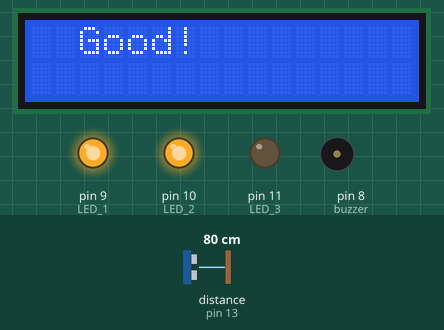
Simulated run of this sketch. Board: Arduino Uno, built with avr-gcc and run on an emulated ATmega328P. On the bench: 16×2 character LCD, output pins drawn as LEDs (lit = HIGH), buzzer (waves = sounding). Wiring (inferred from the names in the program): ultrasonic range finder: trigger pin 12; echo pin 13. The test bench sets the inputs (shaded band); at power-on: distance to the obstacle (sensor on pin 13) 80 cm. The echo pulse lasts 58.3 µs per cm; pins used as bus, display or sensor lines are not drawn.

Above: at 1.2 s.
1.3 s: distance to the obstacle (sensor on pin 13) set to 13 cm
4.4 s: distance to the obstacle (sensor on pin 13) set to 10 cm
At 5.0 s:
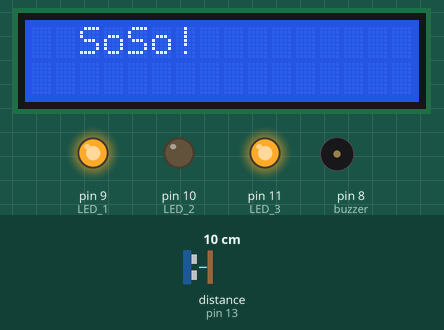
7.1 s: distance to the obstacle (sensor on pin 13) set to 8 cm
8.6 s: distance to the obstacle (sensor on pin 13) set to 5 cm
At 10.0 s:
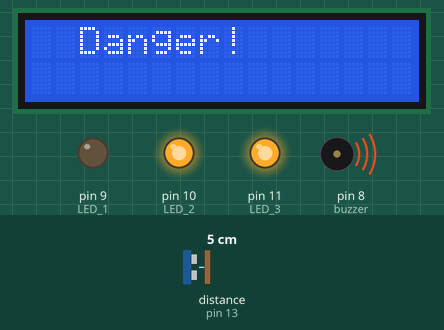
At 11.0 s:
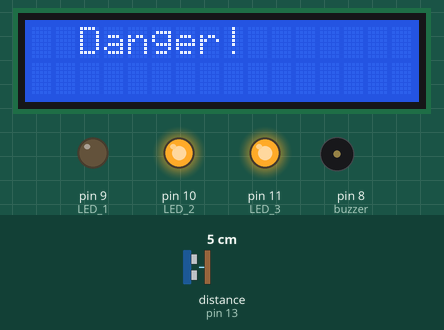
Timing chart, 0 to 12.7 s (numbered marks = the images above; inputs shaded):
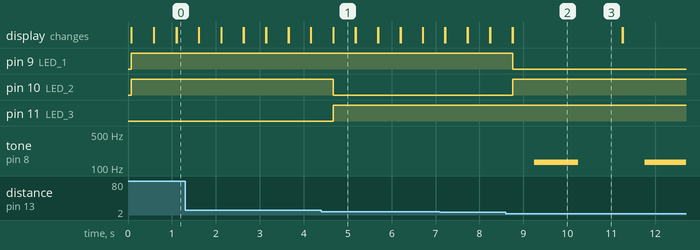

The sketch:

kit_proto_v1_1.ino
```cpp
#include <LiquidCrystal_I2C.h>
LiquidCrystal_I2C lcd(0x27,16,2);  // (주소값, 16x2 디스플레이)
int trig = 12;
int echo = 13;
int buzzer = 8;

int LED_1 = 9;
int LED_2 = 10;
int LED_3 = 11;

void setup() {

  Serial.begin(9600); //PC모니터로 센서값을 확인하기위해서 시리얼 통신정의
                      //시리얼 통신을 이용해 PC모니터로 데이터 값을 확인하는 부분은 자주사용되기 때문에
                      //필수교육 필요
  /*초음파 핀설정*/
  // pinMode(7, OUTPUT);
  // pinMode(8, INPUT);

  pinMode(trig, OUTPUT);
  pinMode(echo, INPUT);

  /*LCD 핀설정 부분*/
  lcd.init(); // lcd 객체 초기화
  lcd.clear();  // 화면 지우고 커서를 왼쪽 상단 모서리로 옮김
  lcd.backlight();  	// 백라이트 on

  /*LED핀설정 부분*/

  pinMode(LED_1, OUTPUT);
  pinMode(LED_2, OUTPUT);
  pinMode(LED_3, OUTPUT);
  //pinMode(12, OUTPUT);

  /*buz핀 설정부분*/
  pinMode(buzzer, OUTPUT);
}

void loop(){

  long duration, distance;

  digitalWrite(trig, LOW);
  delayMicroseconds(2);
  digitalWrite(trig, HIGH);
  delayMicroseconds(10);
  digitalWrite(trig, LOW);

  duration = pulseIn (echo, HIGH); //물체에 반사되어돌아온 초음파의 시간을 변수에 저장합니다.

  //34000*초음파가 물체로 부터 반사되어 돌아오는시간 /1000000 / 2(왕복값이아니라 편도값이기때문에 나누기2를 해줍니다.)
 //초음파센서의 거리값이 위 계산값과 동일하게 Cm로 환산되는 계산공식 입니다. 수식이 간단해지도록 적용했습니다.
  distance = duration * 17 / 1000;

  if (distance <= 5){ //5cm 이하일 시
    lcd.setCursor(2,0);   // 커서 옮김. 0행에 2열
    lcd.print("Danger!");
    //lcd.clear();            // LCD에 표시된 내용 지우기
    digitalWrite(LED_1,LOW); // 빨간색 LED점등
    digitalWrite(LED_2,HIGH);
    digitalWrite(LED_3,HIGH);
    delay(500);

    // 부저

    tone(buzzer, 131);
    delay(1000);
    noTone(buzzer);
    delay(1000);

    lcd.clear();
  }
  else if (distance > 5 && distance <=10){ //5cm 초과 10cm 이하일 시
    lcd.setCursor(2,0);   // 커서 옮김. 0행에 2열
    lcd.print("SoSo!");
    //lcd.clear();            // LCD에 표시된 내용 지우기
    digitalWrite(LED_1,HIGH);
    digitalWrite(LED_2,LOW); // 녹색 LED점등
    digitalWrite(LED_3,HIGH);
    delay(500);
    lcd.clear();
  }
  else {
    lcd.setCursor(2,0);   //10cm 초과일시
    lcd.print("Good!");
    //lcd.clear();            // LCD에 표시된 내용 지우기
    digitalWrite(LED_1,HIGH);
    digitalWrite(LED_2,HIGH);
    digitalWrite(LED_3,LOW);  // 파란색 LED점등
    delay(500);
    lcd.clear();
  }

  //PC모니터로 초음파 거리값을 확인 하는 코드 입니다.

   //시리얼 모니터 부분
  // Serial.print("Duration : ");
  // Serial.println(duration ); //초음파가 반사되어 돌아오는 시간을 보여줍니다.
  // Serial.print("DIstance : ");
  // Serial.print(distance); //측정된 물체로부터 거리값(cm값)을 보여줍니다.
  // Serial.println(" Cm");
  // Serial.println("");
  // delay(1000); //1초마다 측정값을 보여줍니다.
}
```

Measured:
- the behaviour switches between 12 and 11 cm on distance to the obstacle (sensor on pin 13) (found by bisection; images 0 and 1)
- the behaviour switches between 7 and 6 cm on distance to the obstacle (sensor on pin 13) (found by bisection; images 1 and 2)
- after the input at 4.4 s, pin 10 (LED_2): HIGH → LOW after 0.27 s; pin 11 (LED_3): LOW → HIGH after 0.27 s; the display: first differs from a run without the input after 0.27 s (image 1)
- after the input at 8.6 s, pin 9 (LED_1): HIGH → LOW after 0.15 s; pin 10 (LED_2): LOW → HIGH after 0.15 s; tone on pin 8 (buzzer): silent → 131 Hz after 0.65 s, → silent 1.0 s later, → 131 Hz 1.5 s later; the display: first differs from a run without the input after 0.15 s (image 2)
- what the display in image 1 shows lasts 0.5 s, from 4.7 s to 5.2 s
- what the display in image 2 shows lasts 2.5 s, from 8.8 s to 11.3 s
